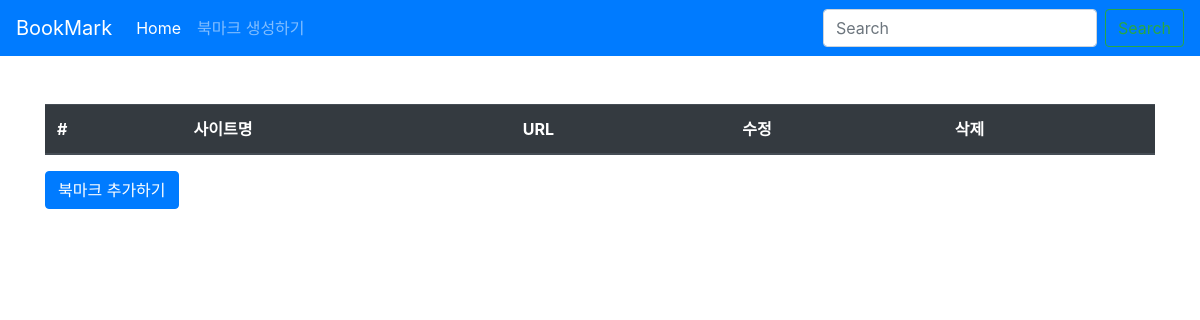
Before: /bookmark_2/ with the older database file.
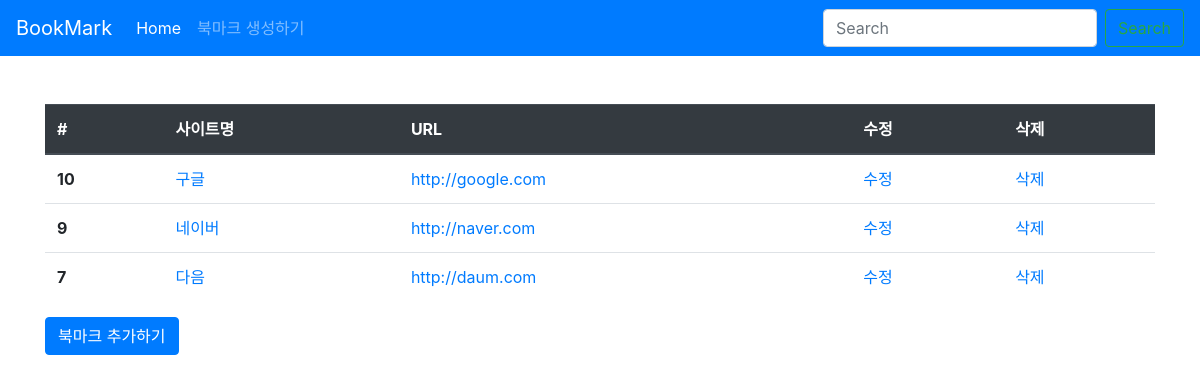
After: the same page with the newer database file.
### bookmark_2/models.py (models this page shows, shortened)
class Bookmark(models.Model):
    site_name = models.CharField(max_length=30, verbose_name = '사이트 이름')
    url = models.URLField()
    content = models.TextField(blank=True, verbose_name='사이트 설명')
    created_at = models.DateTimeField(auto_now_add=True)
    class Meta:
        ordering = ['-created_at'] # 정렬순서 역순으로 구현.

### bookmark_2/views.py (the view)
# urls.py: path('', BookmarkList.as_view(), name='index'),
class BookmarkList(ListView): # object_list 반환
    model = Bookmark

### bookmark_2/templates/bookmark_2/bookmark_list.html (shortened to what this page needs)
{% extends 'bookmark_2/base.html' %}
{% block content %}
<div class='container'>
    <div class="row">
        <div class="col-12">
            <table class="table">
                <thead class="thead-dark">
                    <tr>
                        <th scope="col">#</th>
                        <th scope="col">사이트명</th>
                        <th scope="col">URL</th>
                        <th scope="col">수정</th>
                        <th scope="col">삭제</th>
                    </tr>
                </thead>
                <tbody>
                    {% for obj in object_list %}
                    <tr>
                        <th scope="row">{{ obj.id }}</th>
                        <td><a href="{% url 'bookmark_2:detail' obj.id %}">{{ obj.site_name }}</a></td>
                        <td><a href="{{ obj.url }}">{{ obj.url }}</a></td>
                        <td><a href="{% url 'bookmark_2:update' obj.id %}">수정</a></td>
                        <td><a href="{% url 'bookmark_2:delete' obj.id %}">삭제</a></td>
                    </tr>
                    {% endfor %}
                </tbody>
            </table>
            <a href="{% url 'bookmark_2:create' %}" class="btn btn-primary">북마크 추가하기</a>
        </div>
    </div>
</div>
{% endblock %}

### bookmark_2/templates/bookmark_2/base.html (shortened to what this page needs)
<!DOCTYPE html>
<html lang="en">
<head>
    <link rel="stylesheet" href="https://stackpath.bootstrapcdn.com/bootstrap/4.3.1/css/bootstrap.min.css">
</head>
<body>
    <nav class="navbar navbar-expand-lg navbar-dark bg-primary">
        <a class="navbar-brand" href="">BookMark</a>
        <div class="collapse navbar-collapse" id="navbarSupportedContent">
          <ul class="navbar-nav mr-auto">
            <li class="nav-item active">
              <a class="nav-link" href="">Home <span class="sr-only">(current)</span></a>
            </li>
            <li class="nav-item">
              <a class="nav-link" href="{% url 'bookmark_2:create' %}">북마크 생성하기</a>
            </li>
          </ul>
          <form class="form-inline my-2 my-lg-0">
            <input class="form-control mr-sm-2" type="search" placeholder="Search" aria-label="Search">
            <button class="btn btn-outline-success my-2 my-sm-0" type="submit">Search</button>
          </form>
        </div>
      </nav>
      <br>
      <br>
      {% block content %}
      {% endblock %}
</body>
</html>

Changed rows visible on the page:
added Bookmark: id "10", site_name "구글", url "http://google.com"
added Bookmark: id "9", site_name "네이버", url "http://naver.com"
added Bookmark: id "7", site_name "다음", url "http://daum.com"
